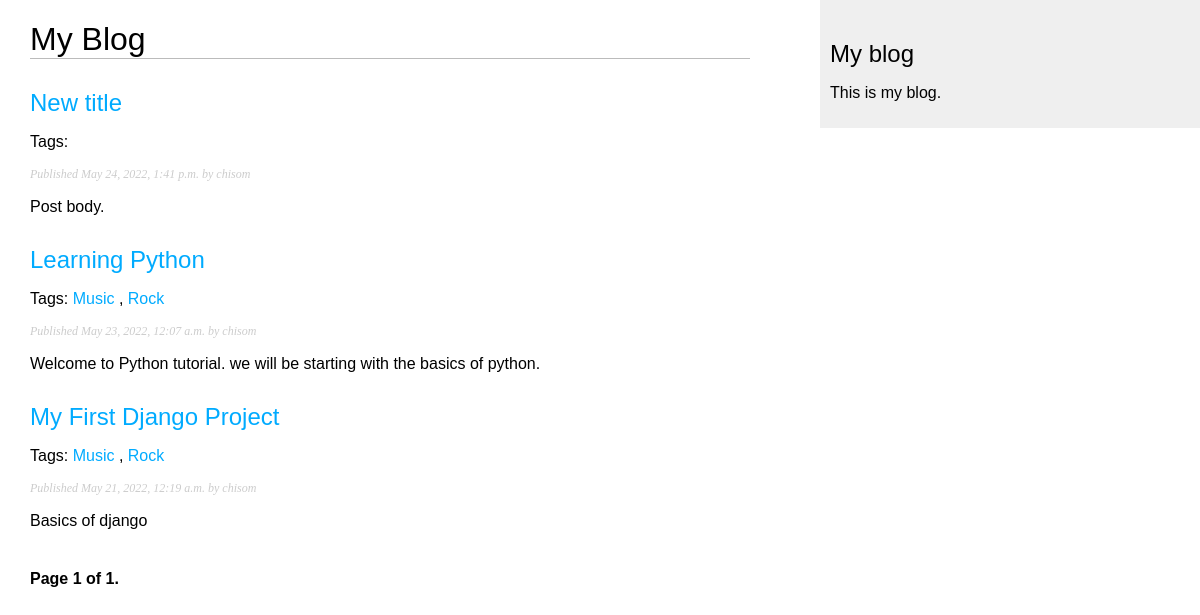
Page /blogapp/ on the committed database.
### blogapp/models.py (models this page shows, shortened)
class Post(models.Model):
    STATUS_CHOICES = (('draft', 'Draft'), ('published', 'Published'),)
    title = models.CharField(max_length=250)
    slug = models.SlugField(max_length=250, unique_for_date='publish')
    author = models.ForeignKey(User, on_delete=models.CASCADE, related_name='blogapp_posts')
    body = models.TextField()
    publish = models.DateTimeField(default=timezone.now)
    created = models.DateTimeField(auto_now_add=True)
    updated = models.DateTimeField(auto_now=True)
    status = models.CharField(max_length=10, choices=STATUS_CHOICES, default='draft',)
    objects = models.Manager()
    published = PublishedManager()
    tags = TaggableManager()
    class Meta:
        ordering = ('-publish',)
    def get_absolute_url(self):
        return reverse('blogapp:post_detail',
         args=[self.publish.year, self.publish.month, self.publish.day, self.slug])

### blogapp/views.py (the view)
# urls.py: path('', views.post_list, name='post_list'),
def post_list(request, tag_slug=None):
    posts = Post.published.all()
    object_list = Post.published.all()
    tag=None
    if tag_slug:
        tag =get_object_or_404(Tag, slug = tag_slug)
        object_list = object_list.filter(tags__in=[tag])
    paginator = Paginator(object_list, 3)
    page = request.GET.get('page')
    try:
        posts = paginator.page(page)
    except PageNotAnInteger:
        posts= paginator.page(1)
    except EmptyPage:
        posts= paginator.page(paginator.num_pages)
    return render(request, 'blog/post/list.html', {'page': page, 'posts': posts, 'tag': tag})

### blogapp/models.py (called while the page is built)
    def get_queryset(self):
        return super(PublishedManager, self).get_queryset().filter(status='published')

### blogapp/templates/blog/post/list.html (shortened to what this page needs)
{% extends "blog/base.html" %}
{% block content %}
  <h1>My Blog</h1>
  {% for post in posts %}
    <h2>
      <a href= "{{ post.get_absolute_url }}">
        {{ post.title }}
      </a>
    </h2>
    <p class="tags">
     Tags:
     {% for tag in post.tags.all %}
       <a href="{% url 'blogapp:post_list_by_tag' tag.slug %}">
         {{ tag.name }}
       </a>
       {% if not forloop.last %}, {% endif %}
     {% endfor %}
    </p>
    <p class="date">
      Published {{ post.publish }} by {{ post.author }}
    </p>
    {{ post.body|truncatewords:30|linebreaks }}
  {% endfor %}
  {% include "pagination.html" with page=posts %}
{% endblock %}

### blogapp/templates/blog/base.html (shortened to what this page needs)
{% load static %}
<!DOCTYPE html>
<html>
    <head>
        <link href="{% static "css/blog.css" %}" rel="stylesheet">
    </head>
    <body>
        <div id="content">
            {% block content %}
            {% endblock %}
        </div>
        <div id="sidebar">
        <h2>My blog</h2>
        <p>This is my blog.</p>
        </div>
    </body>
</html>

### blogapp/templates/pagination.html (shortened to what this page needs)
<div class= "pagination">
  <span class= "step-links">
    <span class="current">
      Page {{ page.number }} of {{ page.paginator.num_pages }}.
    </span>
  </span>
</div>

### blogapp/static/css/blog.css (style rules this page uses)
body { margin:0; padding:0; font-family:helvetica, sans-serif; }
a { color: #00abff; text-decoration: none; }
h1 { font-weight: normal; border-bottom: 1px solid #bbb; }
h2 { font-weight: normal; margin:30px 0 0; }
#content { float: left; width: 60%; padding:0 0 0 30px; }
#sidebar { float: right; width: 30%; padding: 10px; background:#efefef; height:100%; }
p.date { color: #ccc; font-family: georgia, serif; font-size: 12px; font-style: italic; }
.pagination { margin: 40px 0; font-weight: bold; }

### rows in the picture
Post: title "New title", publish "May 24, 2022, 1:41 p.m.", author "chisom", body "Post body."
Post: title "Learning Python", publish "May 23, 2022, 12:07 a.m.", author "chisom", body "Welcome to Python tutorial. we will be starting with the basics of python."
Tag: name "Music"
Tag: name "Rock"
Post: title "My First Django Project", publish "May 21, 2022, 12:19 a.m.", author "chisom", body "Basics of django"

### other values in the picture
{{ page.number }} "1"
{{ page.paginator.num_pages }} "1"
